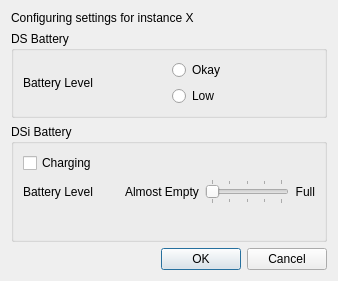
<?xml version="1.0" encoding="UTF-8"?>
<ui version="4.0">
 <class>PowerManagementDialog</class>
 <widget class="QDialog" name="PowerManagementDialog">
  <property name="geometry">
   <rect>
    <x>0</x>
    <y>0</y>
    <width>562</width>
    <height>288</height>
   </rect>
  </property>
  <property name="sizePolicy">
   <sizepolicy hsizetype="Fixed" vsizetype="Fixed">
    <horstretch>0</horstretch>
    <verstretch>0</verstretch>
   </sizepolicy>
  </property>
  <property name="windowTitle">
   <string>Power management - melonDS</string>
  </property>
  <layout class="QGridLayout" name="gridLayout">
   <property name="sizeConstraint">
    <enum>QLayout::SetFixedSize</enum>
   </property>
   <item row="4" column="0">
    <widget class="QDialogButtonBox" name="buttonBox">
     <property name="orientation">
      <enum>Qt::Horizontal</enum>
     </property>
     <property name="standardButtons">
      <set>QDialogButtonBox::Cancel|QDialogButtonBox::Ok</set>
     </property>
    </widget>
   </item>
   <item row="3" column="0">
    <widget class="QGroupBox" name="grpDSiBattery">
     <property name="title">
      <string>DSi Battery</string>
     </property>
     <layout class="QGridLayout" name="gridLayout_6">
      <item row="1" column="2">
       <widget class="QLabel" name="label_2">
        <property name="text">
         <string>Almost Empty</string>
        </property>
       </widget>
      </item>
      <item row="1" column="1">
       <spacer name="horizontalSpacer">
        <property name="orientation">
         <enum>Qt::Horizontal</enum>
        </property>
        <property name="sizeType">
         <enum>QSizePolicy::Preferred</enum>
        </property>
        <property name="sizeHint" stdset="0">
         <size>
          <width>20</width>
          <height>20</height>
         </size>
        </property>
       </spacer>
      </item>
      <item row="0" column="0" colspan="5">
       <widget class="QCheckBox" name="cbDSiBatteryCharging">
        <property name="text">
         <string>Charging</string>
        </property>
       </widget>
      </item>
      <item row="1" column="8">
       <widget class="QLabel" name="label_3">
        <property name="text">
         <string>Full</string>
        </property>
        <property name="alignment">
         <set>Qt::AlignRight|Qt::AlignTrailing|Qt::AlignVCenter</set>
        </property>
       </widget>
      </item>
      <item row="1" column="0">
       <widget class="QLabel" name="label_1">
        <property name="text">
         <string>Battery Level</string>
        </property>
        <property name="alignment">
         <set>Qt::AlignCenter</set>
        </property>
       </widget>
      </item>
      <item row="2" column="3">
       <widget class="QLabel" name="label_4">
        <property name="text">
         <string/>
        </property>
        <property name="pixmap">
         <pixmap resource="resources/battery.qrc">:/dsibattery/dsi_batteryalmostempty.svg</pixmap>
        </property>
        <property name="scaledContents">
         <bool>false</bool>
        </property>
       </widget>
      </item>
      <item row="2" column="4">
       <widget class="QLabel" name="label_5">
        <property name="text">
         <string/>
        </property>
        <property name="pixmap">
         <pixmap resource="resources/battery.qrc">:/dsibattery/dsi_batterylow.svg</pixmap>
        </property>
        <property name="alignment">
         <set>Qt::AlignLeading|Qt::AlignLeft|Qt::AlignVCenter</set>
        </property>
       </widget>
      </item>
      <item row="2" column="5">
       <widget class="QLabel" name="label_6">
        <property name="text">
         <string/>
        </property>
        <property name="pixmap">
         <pixmap resource="resources/battery.qrc">:/dsibattery/dsi_battery2.svg</pixmap>
        </property>
        <property name="alignment">
         <set>Qt::AlignCenter</set>
        </property>
       </widget>
      </item>
      <item row="2" column="6">
       <widget class="QLabel" name="label_7">
        <property name="text">
         <string/>
        </property>
        <property name="pixmap">
         <pixmap resource="resources/battery.qrc">:/dsibattery/dsi_battery3.svg</pixmap>
        </property>
        <property name="alignment">
         <set>Qt::AlignRight|Qt::AlignTrailing|Qt::AlignVCenter</set>
        </property>
       </widget>
      </item>
      <item row="2" column="7">
       <widget class="QLabel" name="label_8">
        <property name="text">
         <string/>
        </property>
        <property name="pixmap">
         <pixmap resource="resources/battery.qrc">:/dsibattery/dsi_batteryfull.svg</pixmap>
        </property>
        <property name="alignment">
         <set>Qt::AlignRight|Qt::AlignTrailing|Qt::AlignVCenter</set>
        </property>
       </widget>
      </item>
      <item row="1" column="3" colspan="5">
       <widget class="QSlider" name="sliderDSiBatteryLevel">
        <property name="maximum">
         <number>4</number>
        </property>
        <property name="pageStep">
         <number>1</number>
        </property>
        <property name="orientation">
         <enum>Qt::Horizontal</enum>
        </property>
        <property name="tickPosition">
         <enum>QSlider::TicksBothSides</enum>
        </property>
        <property name="tickInterval">
         <number>1</number>
        </property>
       </widget>
      </item>
      <item row="2" column="0" colspan="3">
       <spacer name="horizontalSpacer_2">
        <property name="orientation">
         <enum>Qt::Horizontal</enum>
        </property>
        <property name="sizeHint" stdset="0">
         <size>
          <width>40</width>
          <height>20</height>
         </size>
        </property>
       </spacer>
      </item>
     </layout>
    </widget>
   </item>
   <item row="1" column="0">
    <widget class="QGroupBox" name="grpDSBattery">
     <property name="title">
      <string>DS Battery</string>
     </property>
     <layout class="QGridLayout" name="gridLayout_2">
      <item row="1" column="1">
       <widget class="QRadioButton" name="rbDSBatteryLow">
        <property name="text">
         <string>Low</string>
        </property>
       </widget>
      </item>
      <item row="0" column="0" rowspan="2">
       <widget class="QLabel" name="label">
        <property name="text">
         <string>Battery Level</string>
        </property>
       </widget>
      </item>
      <item row="0" column="1">
       <widget class="QRadioButton" name="rbDSBatteryOkay">
        <property name="text">
         <string>Okay</string>
        </property>
       </widget>
      </item>
     </layout>
    </widget>
   </item>
   <item row="0" column="0">
    <widget class="QLabel" name="lblInstanceNum">
     <property name="sizePolicy">
      <sizepolicy hsizetype="Preferred" vsizetype="Preferred">
       <horstretch>0</horstretch>
       <verstretch>0</verstretch>
      </sizepolicy>
     </property>
     <property name="text">
      <string>Configuring settings for instance X</string>
     </property>
    </widget>
   </item>
  </layout>
 </widget>
 <tabstops>
  <tabstop>rbDSBatteryOkay</tabstop>
  <tabstop>rbDSBatteryLow</tabstop>
  <tabstop>cbDSiBatteryCharging</tabstop>
  <tabstop>sliderDSiBatteryLevel</tabstop>
 </tabstops>
 <resources>
  <include location="resources/battery.qrc"/>
 </resources>
 <connections>
  <connection>
   <sender>buttonBox</sender>
   <signal>accepted()</signal>
   <receiver>PowerManagementDialog</receiver>
   <slot>accept()</slot>
   <hints>
    <hint type="sourcelabel">
     <x>248</x>
     <y>254</y>
    </hint>
    <hint type="destinationlabel">
     <x>157</x>
     <y>274</y>
    </hint>
   </hints>
  </connection>
  <connection>
   <sender>buttonBox</sender>
   <signal>rejected()</signal>
   <receiver>PowerManagementDialog</receiver>
   <slot>reject()</slot>
   <hints>
    <hint type="sourcelabel">
     <x>316</x>
     <y>260</y>
    </hint>
    <hint type="destinationlabel">
     <x>286</x>
     <y>274</y>
    </hint>
   </hints>
  </connection>
 </connections>
</ui>
